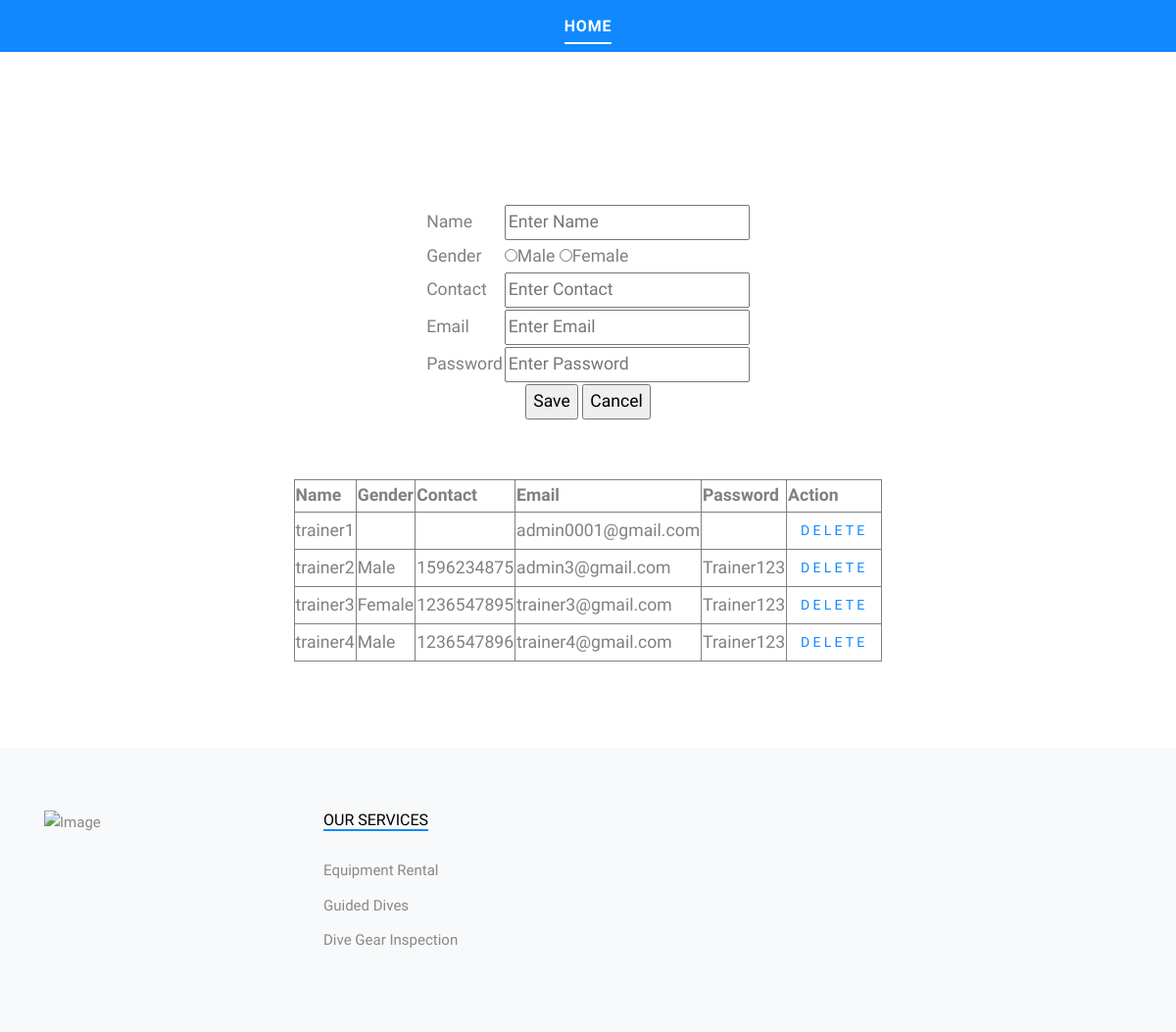
Before: /trainer_registration with the older database file.
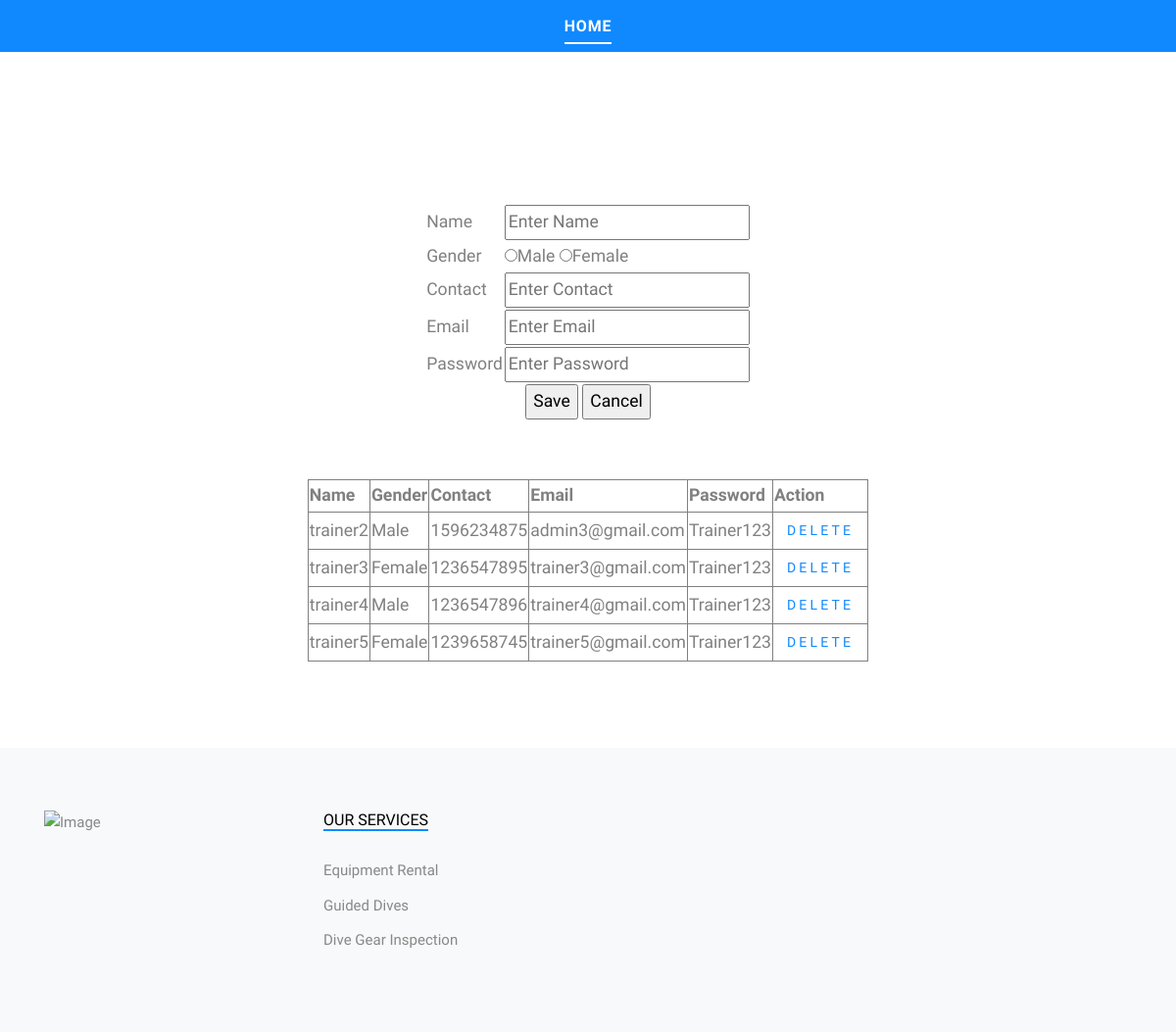
After: the same page with the newer database file.
### app/models.py (models this page shows)
class trainer(models.Model):
    name = models.CharField(max_length=100)
    gender = models.CharField(max_length=100)
    contact = models.CharField(max_length=100)
    email = models.EmailField(max_length=100)
    password = models.CharField(max_length=100)
    user_id = models.ForeignKey(User,on_delete=models.CASCADE)

### app/views.py (the view)
# urls.py: path('trainer_registration',views.trainerreg,name='trainer_registration'),
def trainerreg(request):
    if request.method == 'POST':
        name = request.POST['Name']
        gender = request.POST['gender']
        contact = request.POST['contact']
        email = request.POST['Email']
        password = request.POST['password']
        data = User.objects.create_user(first_name=name,email=email,username=email,password=password)
        data.save()
        data1 = trainer.objects.create(name=name,contact=contact,gender=gender,user_id=data,email=email,password=password)
        data1.save()
        return redirect('trainer_registration')
    else:
        b=trainer.objects.all()
        return render(request,'trainer_registration.html',{'a':b})

### template/trainer_registration.html (shortened to what the changed rows need)
<!DOCTYPE html>
<html lang="en">
<head>
  <link rel="stylesheet" href="/static/main/fonts/icomoon/style.css">
  <link rel="stylesheet" href="/static/main/css/bootstrap.min.css">
  <link rel="stylesheet" href="/static/main/css/jquery-ui.css">
  <link rel="stylesheet" href="/static/main/css/owl.carousel.min.css">
  <link rel="stylesheet" href="/static/main/css/owl.theme.default.min.css">
  <link rel="stylesheet" href="/static/main/css/owl.theme.default.min.css">
  <link rel="stylesheet" href="/static/main/css/jquery.fancybox.min.css">
  <link rel="stylesheet" href="/static/main/css/bootstrap-datepicker.css">
  <link rel="stylesheet" href="/static/main/fonts/flaticon/font/flaticon.css">
  <link rel="stylesheet" href="/static/main/css/aos.css">
  <link href="/static/main/css/jquery.mb.YTPlayer.min.css" media="all" rel="stylesheet" type="text/css">
  <link rel="stylesheet" href="/static/main/css/style.css">
</head>
<body data-spy="scroll" data-target=".site-navbar-target" data-offset="300">
  <div class="site-wrap">
    <div class="site-section">
      <br><br><br><br>
<!DOCTYPE html>
<html lang="en">
<head>
</head>
<body>
    <table align="center" border="1" style="margin-top: 5%;">
        <thead>
          <tr>
            <th>Name</th>
            <th>Gender</th>
            <th>Contact</th>
            <th>Email</th>
            <th>Password</th>
            <th>Action</th>
        </tr>
      </thead>
      <tbody>
        {% for i in a %}
        <tr>
          <td>{{ i.user_id.first_name }}</td>
          <td>{{ i.gender }}</td>
          <td>{{ i.contact }}</td>
          <td>{{ i.user_id.username }}</td>
          <td>{{ i.password }}</td>
          <td>
            <a href="{% url 'trainerdelete' id=i.id %}" class="btn" onclick="return confirm('Are you sure?');">Delete</a>
          </td>
        </tr>
        {% endfor %}
      </tbody>
    </table>
</body>
</html>
    </div>
  </div>
</body>
</html>

Changed rows visible on the page:
removed trainer: user_id.first_name "trainer1", user_id.username "admin0001@gmail.com"
added trainer: user_id.first_name "trainer5", gender "Female", contact "1239658745", user_id.username "trainer5@gmail.com", password "Trainer123"
